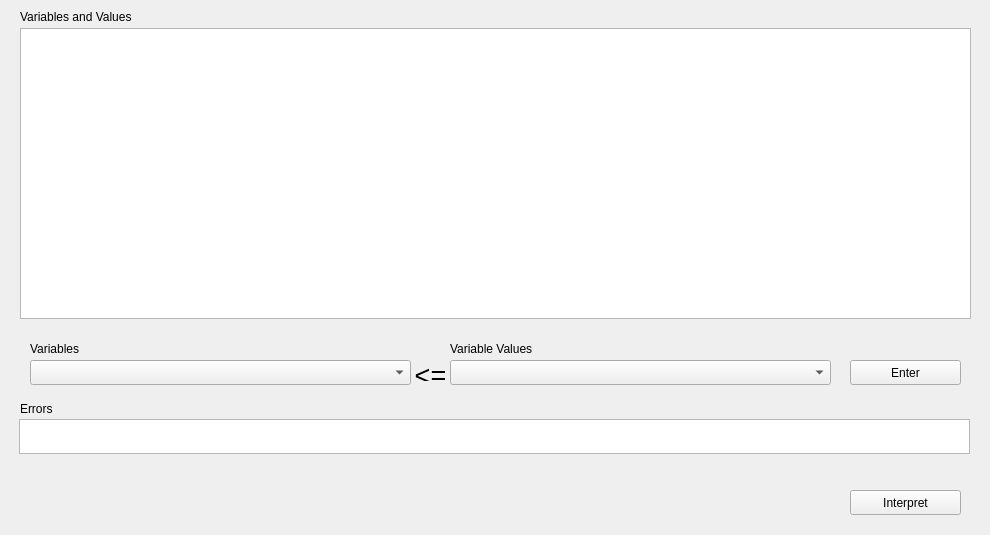
<?xml version="1.0" encoding="UTF-8"?>
<ui version="4.0">
 <class>InterpreterWindow</class>
 <widget class="QWidget" name="InterpreterWindow">
  <property name="geometry">
   <rect>
    <x>0</x>
    <y>0</y>
    <width>990</width>
    <height>535</height>
   </rect>
  </property>
  <property name="sizePolicy">
   <sizepolicy hsizetype="Fixed" vsizetype="Fixed">
    <horstretch>0</horstretch>
    <verstretch>0</verstretch>
   </sizepolicy>
  </property>
  <property name="minimumSize">
   <size>
    <width>990</width>
    <height>535</height>
   </size>
  </property>
  <property name="maximumSize">
   <size>
    <width>990</width>
    <height>535</height>
   </size>
  </property>
  <property name="windowTitle">
   <string>Interpreter</string>
  </property>
  <widget class="QLabel" name="label_15">
   <property name="geometry">
    <rect>
     <x>20</x>
     <y>8</y>
     <width>161</width>
     <height>17</height>
    </rect>
   </property>
   <property name="text">
    <string>Variables and Values</string>
   </property>
  </widget>
  <widget class="QComboBox" name="varComboBox">
   <property name="geometry">
    <rect>
     <x>30</x>
     <y>360</y>
     <width>381</width>
     <height>25</height>
    </rect>
   </property>
   <property name="font">
    <font>
     <family>Monospace</family>
    </font>
   </property>
   <property name="insertPolicy">
    <enum>QComboBox::InsertAlphabetically</enum>
   </property>
  </widget>
  <widget class="QLabel" name="label_18">
   <property name="geometry">
    <rect>
     <x>450</x>
     <y>340</y>
     <width>161</width>
     <height>17</height>
    </rect>
   </property>
   <property name="text">
    <string>Variable Values</string>
   </property>
  </widget>
  <widget class="QComboBox" name="valueComboBox">
   <property name="geometry">
    <rect>
     <x>450</x>
     <y>360</y>
     <width>381</width>
     <height>25</height>
    </rect>
   </property>
   <property name="font">
    <font>
     <family>Monospace</family>
    </font>
   </property>
  </widget>
  <widget class="QLabel" name="label_19">
   <property name="geometry">
    <rect>
     <x>20</x>
     <y>400</y>
     <width>111</width>
     <height>17</height>
    </rect>
   </property>
   <property name="text">
    <string>Errors</string>
   </property>
  </widget>
  <widget class="QLabel" name="label_16">
   <property name="geometry">
    <rect>
     <x>410</x>
     <y>360</y>
     <width>41</width>
     <height>21</height>
    </rect>
   </property>
   <property name="font">
    <font>
     <pointsize>20</pointsize>
    </font>
   </property>
   <property name="text">
    <string>&lt;=</string>
   </property>
   <property name="alignment">
    <set>Qt::AlignCenter</set>
   </property>
  </widget>
  <widget class="QPushButton" name="interpretButton">
   <property name="geometry">
    <rect>
     <x>850</x>
     <y>490</y>
     <width>111</width>
     <height>25</height>
    </rect>
   </property>
   <property name="font">
    <font>
     <pointsize>9</pointsize>
    </font>
   </property>
   <property name="text">
    <string>Interpret</string>
   </property>
  </widget>
  <widget class="QPushButton" name="enterButton">
   <property name="geometry">
    <rect>
     <x>850</x>
     <y>360</y>
     <width>111</width>
     <height>25</height>
    </rect>
   </property>
   <property name="font">
    <font>
     <pointsize>9</pointsize>
    </font>
   </property>
   <property name="text">
    <string>Enter</string>
   </property>
  </widget>
  <widget class="QLabel" name="label_17">
   <property name="geometry">
    <rect>
     <x>30</x>
     <y>340</y>
     <width>161</width>
     <height>17</height>
    </rect>
   </property>
   <property name="text">
    <string>Variables</string>
   </property>
  </widget>
  <widget class="QTextEdit" name="errorsEdit">
   <property name="geometry">
    <rect>
     <x>19</x>
     <y>419</y>
     <width>951</width>
     <height>35</height>
    </rect>
   </property>
   <property name="font">
    <font>
     <pointsize>12</pointsize>
    </font>
   </property>
   <property name="readOnly">
    <bool>true</bool>
   </property>
  </widget>
  <widget class="QListWidget" name="varsAndValuesList">
   <property name="geometry">
    <rect>
     <x>20</x>
     <y>28</y>
     <width>951</width>
     <height>291</height>
    </rect>
   </property>
   <property name="font">
    <font>
     <family>Monospace</family>
     <pointsize>12</pointsize>
    </font>
   </property>
   <property name="sortingEnabled">
    <bool>true</bool>
   </property>
  </widget>
 </widget>
 <resources/>
 <connections/>
</ui>
